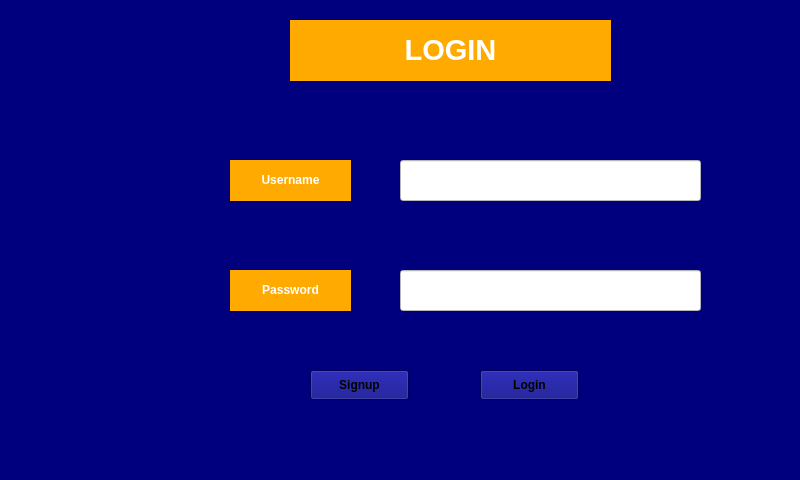
<?xml version="1.0" encoding="UTF-8"?>
<ui version="4.0">
 <class>Cyber</class>
 <widget class="QMainWindow" name="Cyber">
  <property name="geometry">
   <rect>
    <x>0</x>
    <y>0</y>
    <width>800</width>
    <height>480</height>
   </rect>
  </property>
  <property name="windowTitle">
   <string>MainWindow</string>
  </property>
  <property name="styleSheet">
   <string notr="true">background-color: rgb(0, 0, 127);</string>
  </property>
  <widget class="QWidget" name="centralwidget">
   <widget class="QLabel" name="label">
    <property name="geometry">
     <rect>
      <x>290</x>
      <y>20</y>
      <width>321</width>
      <height>61</height>
     </rect>
    </property>
    <property name="styleSheet">
     <string notr="true">background-color: rgb(255, 170, 0);</string>
    </property>
    <property name="text">
     <string>&lt;html&gt;&lt;head/&gt;&lt;body&gt;&lt;p align=&quot;center&quot;&gt;&lt;span style=&quot; font-size:22pt; font-weight:600; color:#ffffff;&quot;&gt;LOGIN&lt;/span&gt;&lt;/p&gt;&lt;/body&gt;&lt;/html&gt;</string>
    </property>
   </widget>
   <widget class="QLineEdit" name="username">
    <property name="geometry">
     <rect>
      <x>400</x>
      <y>160</y>
      <width>301</width>
      <height>41</height>
     </rect>
    </property>
    <property name="styleSheet">
     <string notr="true">background-color: rgb(255, 255, 255);</string>
    </property>
   </widget>
   <widget class="QLineEdit" name="password">
    <property name="geometry">
     <rect>
      <x>400</x>
      <y>270</y>
      <width>301</width>
      <height>41</height>
     </rect>
    </property>
    <property name="styleSheet">
     <string notr="true">background-color: rgb(255, 255, 255);</string>
    </property>
   </widget>
   <widget class="QLabel" name="label_2">
    <property name="geometry">
     <rect>
      <x>230</x>
      <y>160</y>
      <width>121</width>
      <height>41</height>
     </rect>
    </property>
    <property name="styleSheet">
     <string notr="true">background-color: rgb(255, 170, 0);</string>
    </property>
    <property name="text">
     <string>&lt;html&gt;&lt;head/&gt;&lt;body&gt;&lt;p align=&quot;center&quot;&gt;&lt;span style=&quot; font-weight:600; color:#ffffff;&quot;&gt;Username&lt;/span&gt;&lt;/p&gt;&lt;/body&gt;&lt;/html&gt;</string>
    </property>
   </widget>
   <widget class="QLabel" name="label_3">
    <property name="geometry">
     <rect>
      <x>230</x>
      <y>270</y>
      <width>121</width>
      <height>41</height>
     </rect>
    </property>
    <property name="styleSheet">
     <string notr="true">background-color: rgb(255, 170, 0);</string>
    </property>
    <property name="text">
     <string>&lt;html&gt;&lt;head/&gt;&lt;body&gt;&lt;p align=&quot;center&quot;&gt;&lt;span style=&quot; font-weight:600; color:#ffffff;&quot;&gt;Password&lt;/span&gt;&lt;/p&gt;&lt;/body&gt;&lt;/html&gt;</string>
    </property>
   </widget>
   <widget class="QWidget" name="widget" native="true">
    <property name="geometry">
     <rect>
      <x>40</x>
      <y>240</y>
      <width>161</width>
      <height>151</height>
     </rect>
    </property>
    <property name="styleSheet">
     <string notr="true">border-image: url(:/Images/Imagefiles/uteplogo.jpeg);</string>
    </property>
   </widget>
   <widget class="QWidget" name="widget_2" native="true">
    <property name="geometry">
     <rect>
      <x>49</x>
      <y>50</y>
      <width>151</width>
      <height>161</height>
     </rect>
    </property>
    <property name="styleSheet">
     <string notr="true">border-image: url(:/Images/Imagefiles/afc.jpeg);</string>
    </property>
   </widget>
   <widget class="QPushButton" name="signup_Button">
    <property name="geometry">
     <rect>
      <x>310</x>
      <y>370</y>
      <width>99</width>
      <height>30</height>
     </rect>
    </property>
    <property name="font">
     <font>
      <weight>75</weight>
      <bold>true</bold>
     </font>
    </property>
    <property name="styleSheet">
     <string notr="true">border-image: url(:/Images/Imagefiles/orangebutton.png);</string>
    </property>
    <property name="text">
     <string>Signup</string>
    </property>
   </widget>
   <widget class="QPushButton" name="login_Button">
    <property name="geometry">
     <rect>
      <x>480</x>
      <y>370</y>
      <width>99</width>
      <height>30</height>
     </rect>
    </property>
    <property name="font">
     <font>
      <weight>75</weight>
      <bold>true</bold>
     </font>
    </property>
    <property name="styleSheet">
     <string notr="true">border-image: url(:/Images/Imagefiles/orangebutton.png);</string>
    </property>
    <property name="text">
     <string>Login</string>
    </property>
   </widget>
  </widget>
  <widget class="QMenuBar" name="menubar">
   <property name="geometry">
    <rect>
     <x>0</x>
     <y>0</y>
     <width>800</width>
     <height>26</height>
    </rect>
   </property>
  </widget>
  <widget class="QStatusBar" name="statusbar"/>
 </widget>
 <resources/>
 <connections/>
</ui>
